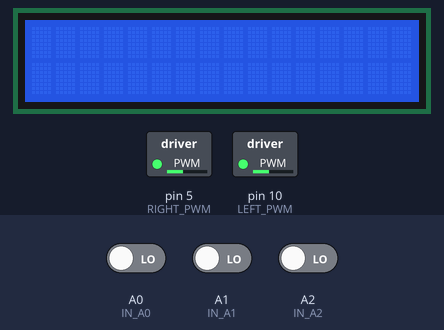
The sketch below on a simulated Arduino Uno, built with avr-gcc and run on an emulated ATmega328P. Shown: 16×2 character LCD, switched loads named in the sketch (green lamp = pin HIGH). The test bench sets the inputs (shaded band); at power-on: A0 (IN_A0) LOW, A2 (IN_A2) LOW, A1 (IN_A1) LOW.

Above: at 1.2 s.
1.3 s: A0 (IN_A0) driven HIGH
At 1.9 s:
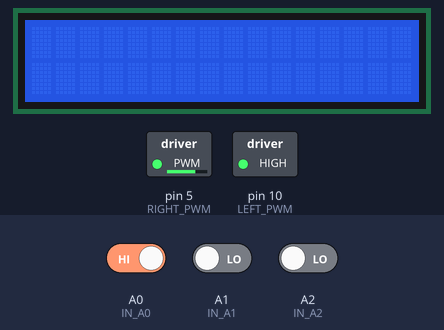
2.8 s: A2 (IN_A2) driven HIGH
At 3.1 s:
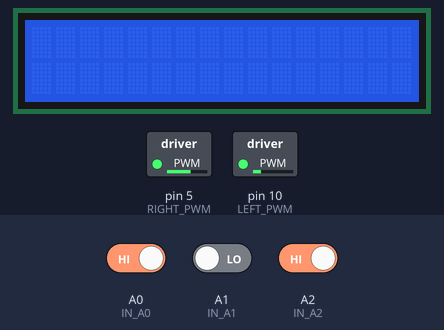
4.3 s: A2 (IN_A2) driven LOW
At 5.4 s:
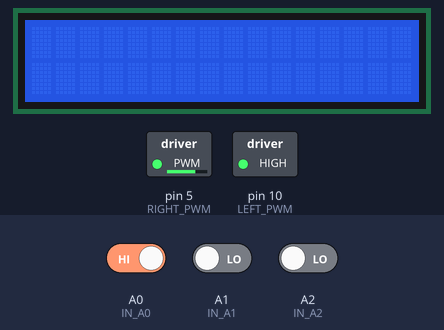
5.8 s: A0 (IN_A0) driven LOW and A1 (IN_A1) driven HIGH
At 6.6 s:
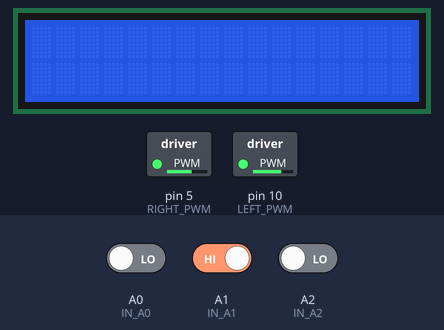
7.3 s: A2 (IN_A2) driven HIGH
At 7.7 s:
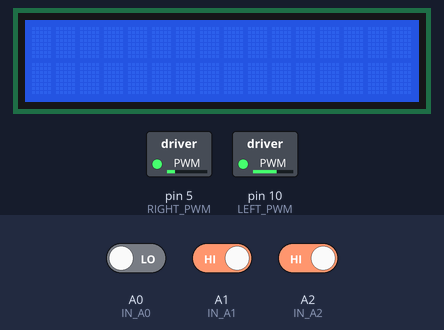
8.8 s: A1 (IN_A1) driven LOW
At 10.0 s:
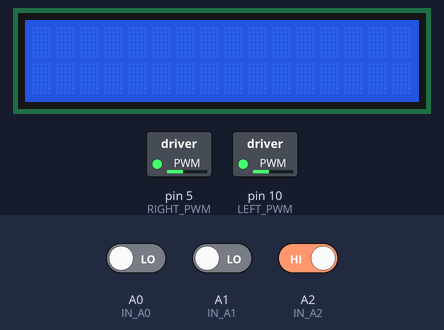
Timing chart, 0 to 11.3 s (numbered marks = the images above; inputs shaded):
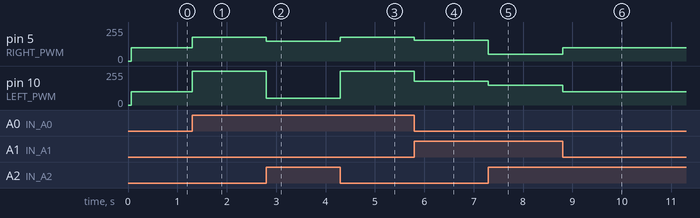

The sketch:

pid.ino
```cpp
#include <LiquidCrystal_PCF8574.h>
#include <Wire.h>
#include<SoftwareSerial.h>
LiquidCrystal_PCF8574 lcd(0x27);
SoftwareSerial BTSerial(2, 3); // RX | TX
char ch;

const int IN_A0 = A0;
const int IN_A2 = A2;
const int IN_A1 = A1; //L-Left
// const int IN_A3 = A3; //R-Right
// const int IN_4 = 4;

int detect[3];
int a = 0;
int t =0;
int t1 = 0;

const byte LEFT1 = 8;
const byte LEFT2 = 9;
const byte LEFT_PWM = 10;

const byte RIGHT1 = 7;
const byte RIGHT2 = 6;
const byte RIGHT_PWM = 5;

byte motorSpeed = 130;


//pid
float Kp = 50 , Ki = 0, Kd = 0;                   //pid彎道參數
float error = 0, P = 0, I = 0, D = 0, PID_value = 0;//pid直線參數
float previous_error = 0, previous_I = 0;           //誤差值
int sensor[3] = {0, 0, 0};
static int initial_motor_speed = 100;                //初始速度

void read_sensor_values()
{

  sensor[0] = digitalRead(IN_A0);
  sensor[1] = digitalRead(IN_A2);
  sensor[2] = digitalRead(IN_A1);
  if (detect[1] == 0 && detect[2] == 1&& detect[0] == 0) { //010
    error = 0;
  }
  else if (detect[2] == 1 && detect[1] ==1 && detect[0] == 1 ) { //111
    error = 0;
  }
  else if (detect[2] == 1 && detect[1] == 1 ) { //x11
    error = 1;
  }
  else if (detect[2] == 1 && detect[0] == 1 ) { //11x
    error = -1;
  }
  else if ( detect[1] == 1 ) { //xx1
    error = 3;
  }
  else if ( detect[0] == 1 ) { //1xx
    error = -3;
  }

  // else if (detect[2] == 0 && detect[1] ==0 && detect[0] == 0 )
  // {
  //   t = 1;
  //   backward();
  // }


  if (sensor[0]==1 && sensor[1]==0 && sensor[2]==0) {
    error = -4;//100
  } else if (sensor[0]==1 && sensor[1]==1 && sensor[2]==0) {
    error = -1;//110
  } else if (sensor[0]==0 && sensor[1]==1 && sensor[2]==0) {
    error = 0;//010
  } else if (sensor[0]==0 && sensor[1]==1 && sensor[2]==1) {
    error = 1;//011
  } else if (sensor[0]==0 && sensor[1]==0 && sensor[2]==1) {
    error = 4;//001
  }
}

void calc_pid()
{
  P = error;
  I = I + error;
  D = error - previous_error;
  PID_value = (Kp * P) + (Ki * I) + (Kd * D);
  previous_error = error;
}

void motor_control()
{
  int left_motor_speed ;
  int right_motor_speed ;
  left_motor_speed = initial_motor_speed + PID_value;
  right_motor_speed = initial_motor_speed - PID_value;
  if (left_motor_speed < -180) {
    left_motor_speed = -180;
  }
  if (left_motor_speed > 180) {
    left_motor_speed = 180;
  }
  if (right_motor_speed < -180) {
    right_motor_speed = -180;
  }
  if (right_motor_speed > 180) {
    right_motor_speed = 180;
  }
  motorsWrite(left_motor_speed, right_motor_speed);
}

void motorsWrite(int speedL, int speedR)
{
  if (speedL > 0) {
    digitalWrite(LEFT1, HIGH);
    digitalWrite(LEFT2, LOW);
    analogWrite(LEFT_PWM,speedL);
  } else {
    digitalWrite(LEFT1, LOW);
    digitalWrite(LEFT2, HIGH);
    analogWrite(LEFT_PWM,speedL);
  }
  if (speedR > 0) {
    digitalWrite(RIGHT1, LOW);
    digitalWrite(RIGHT2, HIGH);
    analogWrite(RIGHT_PWM,speedR);
  } else {
    digitalWrite(RIGHT1, HIGH);
    digitalWrite(RIGHT2, LOW);
    analogWrite(RIGHT_PWM,speedR);
  }
}


void LC(){


  lcd.setCursor(0, 0);

  lcd.print(detect[0]);
  lcd.print(", ");
  lcd.print(detect[2]);
  lcd.print(", ");
  lcd.print(detect[1]);
  lcd.setCursor(0, 1);
  lcd.print("L ");
  lcd.setCursor(14, 1);
  lcd.print("R ");

}


void stop()
{
  analogWrite(LEFT_PWM,0);
  analogWrite(RIGHT_PWM,0);
}
void backward()
{
  digitalWrite(LEFT1, LOW);
  digitalWrite(LEFT2, HIGH);
  analogWrite(LEFT_PWM,115);
  digitalWrite(RIGHT1, HIGH);
  digitalWrite(RIGHT2, LOW);
  analogWrite(RIGHT_PWM,130);
}
void forward(int Lspeed,int Rspeed)
{
  digitalWrite(LEFT1, HIGH);
  digitalWrite(LEFT2, LOW);
  analogWrite(LEFT_PWM,Rspeed);
  digitalWrite(RIGHT1, LOW);
  digitalWrite(RIGHT2, HIGH);
  analogWrite(RIGHT_PWM,Rspeed);
}
void turnRight(int Lspeed,int Rspeed)
{
  digitalWrite(LEFT1, HIGH);
  digitalWrite(LEFT2, LOW);
  analogWrite(LEFT_PWM,Lspeed);
  digitalWrite(RIGHT1, HIGH);
  digitalWrite(RIGHT2, LOW);
  analogWrite(RIGHT_PWM,Rspeed);
}
void turnLeft(int Lspeed,int Rspeed)
{
  digitalWrite(LEFT1, LOW);
  digitalWrite(LEFT2, HIGH);
  analogWrite(LEFT_PWM,Lspeed);
  digitalWrite(RIGHT1, LOW);
  digitalWrite(RIGHT2, HIGH);
  analogWrite(RIGHT_PWM,Rspeed);
}

void track(){
  if (detect[1] == 0 && detect[2] == 1&& detect[0] == 0) { //010
    forward(120,120);
    t = 0 ;
    t1 --;
  }
  else if (detect[2] == 1 && detect[1] ==1 && detect[0] == 1 ) { //111
    forward(100,100);
    t = 0;
    t1--;
  }
  else if (detect[2] == 1 && detect[1] == 1 ) { //x11
    turnRight(120,100) ;
    t = 0 ;
    t1 --;
  }
  else if (detect[2] == 1 && detect[0] == 1 ) { //11x
    turnLeft(100,120) ;
    t = 0 ;
    t1 --;
  }
  else if ( detect[1] == 1 ) { //xx1
    turnRight(120,120) ;
    t = 0 ;
    t1 --;
  }
  else if ( detect[0] == 1 ) { //1xx
    turnLeft(120,120) ;
    t = 0 ;
    t1 --;
  }
  else if (detect[2] == 0 && detect[1] ==0 && detect[0] == 0 &&t1 < 30000 && t == 0 ) { //111
    t1++;
    // forward(80,80);

  }
  else if (detect[2] == 0 && detect[1] ==0 && detect[0] == 0 )
  {
    t = 1;
    backward();
  }


}

void setup() {
  pinMode(IN_A0, INPUT);
  pinMode(IN_A2, INPUT);
  pinMode(IN_A1, INPUT);
  // pinMode(IN_A3, INPUT);
  // pinMode(IN_4, INPUT);
  lcd.begin(16, 2); // initialize the lcd
  lcd.setBacklight(10);

  Serial.begin(9600);
//  Serial.println("Enter AT commands:");
  BTSerial.begin(9600); // HC-05 default speed in AT command more
}

void loop() {
  read_sensor_values();         //循迹小车
  calc_pid();
  motor_control();

  // put your main code here, to run repeatedly:
  // while(BTSerial.available())
  // {
  //   delay(3);
  //   ch = BTSerial.read();
  //   if( (ch != 'w') && (ch != 's') && (ch != 'x') && (ch != 'a') && (ch != 'd') && (ch != 'z') && (ch != 'c') && (ch != 'w')) {
  //      continue;
  //   }
  //   else
  //   {
  //     Serial.println(ch);
  //     break;
  //   }
  // }
  // ch = BTSerial.read();
  // if( ch == 'w') {
  //      a=1;
  //   }
  // else if(ch == 's'){
  //   a = 0;
  //   stop();
  // }
  // detect[0] = digitalRead(IN_A0);
  // detect[1] = digitalRead(IN_A1);//Center
  // detect[2] = digitalRead(IN_A2);//Center
  // if(a == 0){
  //   track();
  // }
  // track();
  // LC();


  // delay(10);

}
```

Measured:
- after the input at 1.3 s, pin 5 (RIGHT_PWM): 100/255 → 180/255 at once; pin 10 (LEFT_PWM): 100/255 → 255/255 at once
- after the input at 2.8 s, pin 5 (RIGHT_PWM): 180/255 → 150/255 at once; pin 10 (LEFT_PWM): 255/255 → 50/255 at once
- after the input at 4.3 s, pin 5 (RIGHT_PWM): 150/255 → 180/255 at once; pin 10 (LEFT_PWM): 50/255 → 255/255 at once
- after the input at 5.8 s, pin 5 (RIGHT_PWM): 180/255 → 156/255 at once; pin 10 (LEFT_PWM): 255/255 → 180/255 at once
- after the input at 7.3 s, pin 5 (RIGHT_PWM): 156/255 → 50/255 at once; pin 10 (LEFT_PWM): 180/255 → 150/255 at once
- after the input at 8.8 s, pin 5 (RIGHT_PWM): 50/255 → 100/255 at once; pin 10 (LEFT_PWM): 150/255 → 100/255 at once
